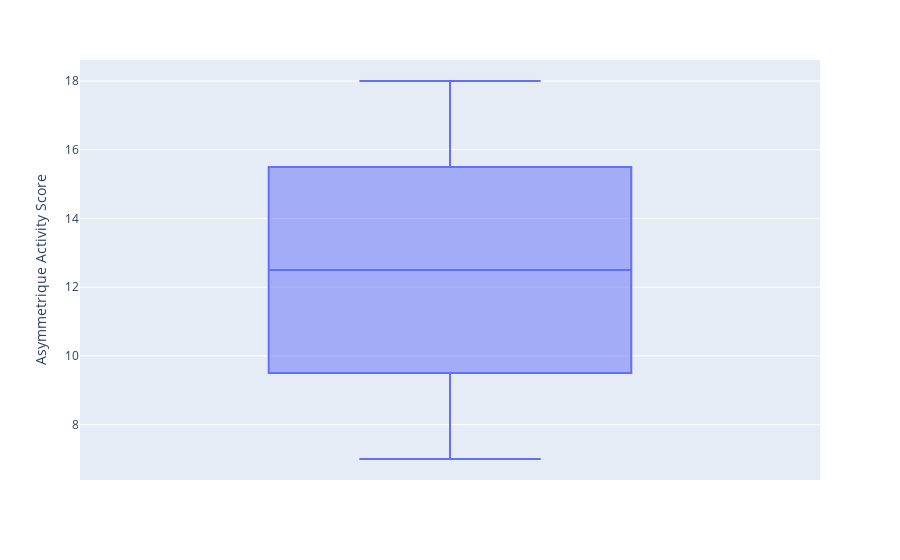

Notebook code cell kept with this figure:
### Code cell
fig = px.box(df2, y="Asymmetrique Activity Score")
fig.show()

### Figure 1 — Plotly figure (JSON) as saved in the notebook; plotly's stock layout.template omitted (floating-point values rounded to 4 significant figures)
{"data": [{"alignmentgroup": "True", "hovertemplate": "Asymmetrique Activity Score=%{y}<extra></extra>", "legendgroup": "", "marker": {"color": "#636efa"}, "name": "", "notched": false, "offsetgroup": "", "orientation": "v", "showlegend": false, "type": "box", "x0": " ", "xaxis": "x", "y": [7, 8, 9, 10, 11, 12, 13, 14, 15, 16, 17, 18], "y0": " ", "yaxis": "y"}], "layout": {"boxmode": "group", "legend": {"tracegroupgap": 0}, "margin": {"t": 60}, "xaxis": {"anchor": "y", "domain": [0, 1]}, "yaxis": {"anchor": "x", "domain": [0, 1], "title": {"text": "Asymmetrique Activity Score"}}}}
